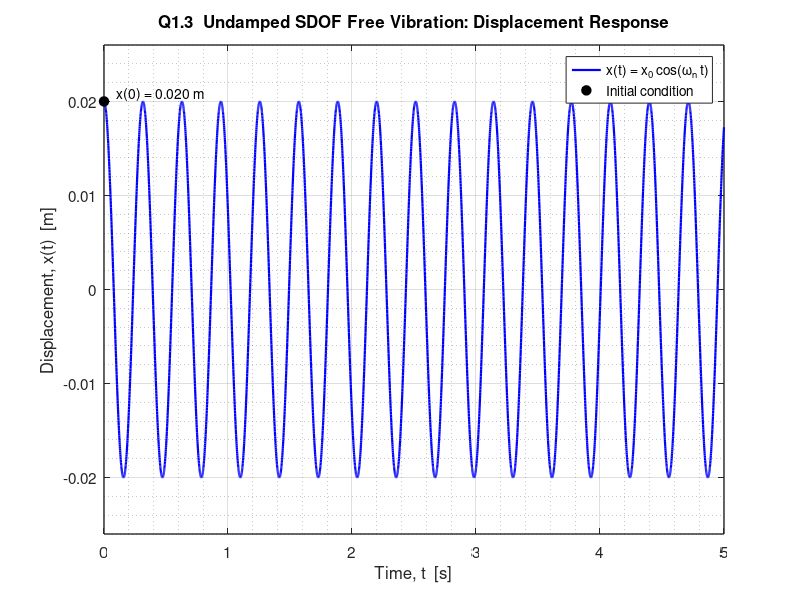
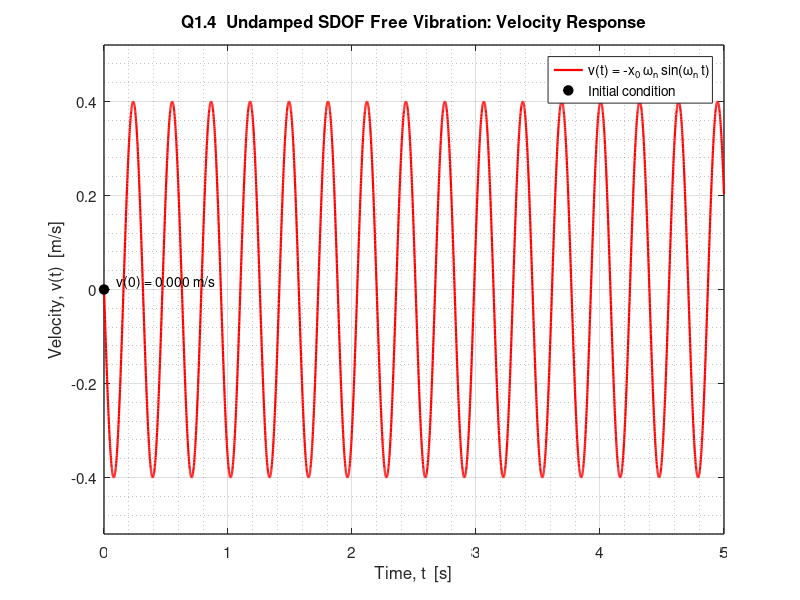

Write MATLAB code to recreate these figures, in order. (Note: this script raises an error after producing the figures.)
%% ========================================================================
%  SME3701 - ASSIGNMENT 1, QUESTION 1
%  Undamped Free Vibration of a Single-Degree-of-Freedom (SDOF)
%  Mass-Spring System
%
%  Author      : [Mbalabu Israel Mbalabu 66926203]
%  Module      : SME3701 - Mechanical Vibrations
%  Institution : University of South Africa (UNISA)
%  Date        : [28/04/2026]
%
%  Description :
%      This script analyses the undamped free vibration response of a
%      single-degree-of-freedom (SDOF) mass-spring system. It computes the
%      natural angular frequency, displacement, velocity, and acceleration
%      responses, verifies energy conservation, and produces publication-
%      quality plots for each quantity.
%
%  Governing ODE :
%      m * x_ddot + k * x = 0
%
%  Analytical Solution (with v0 = 0) :
%      x(t) = x0 * cos(omega_n * t)
%      v(t) = -x0 * omega_n * sin(omega_n * t)
%      a(t) = -x0 * omega_n^2 * cos(omega_n * t)
% =========================================================================

%% ------------------------------------------------------------------------
%  HOUSEKEEPING - prepare a clean MATLAB environment
%  ------------------------------------------------------------------------
clear;            % Remove all variables from the workspace
clc;              % Clear the Command Window
close all;        % Close any figure windows from previous runs
format short g;   % Use compact, readable numerical output

%% ------------------------------------------------------------------------
%  SECTION 1 : SYSTEM PARAMETERS
%  ------------------------------------------------------------------------
m  = 5;           % Mass [kg]
k  = 2000;        % Spring stiffness [N/m]
x0 = 0.02;        % Initial displacement [m]
v0 = 0;           % Initial velocity [m/s]
c  = 0;           % Damping coefficient [N.s/m] (zero for this problem)

% Validate inputs to ensure the script fails gracefully on bad data
%%
% 
%   for x = 1:10
%       disp(x)
%   end
% 
assert(m  > 0, 'Mass must be positive.');
assert(k  > 0, 'Stiffness must be positive.');
assert(c >= 0, 'Damping coefficient cannot be negative.');

%% ------------------------------------------------------------------------
%  1.1  NATURAL ANGULAR FREQUENCY
%  For an undamped SDOF system: omega_n = sqrt(k/m)
%  ------------------------------------------------------------------------
omega_n = sqrt(k/m);          % Natural angular frequency [rad/s]
f_n     = omega_n/(2*pi);     % Natural cyclic frequency [Hz]
T_n     = 1/f_n;              % Natural period [s]
zeta    = c/(2*sqrt(k*m));    % Damping ratio (dimensionless) - zero here

% Pretty-printed results to the Command Window
fprintf('\n==========================================================\n');
fprintf('  SME3701 - Q1 : Undamped SDOF Free Vibration Analysis\n');
fprintf('==========================================================\n');
fprintf('  System Parameters\n');
fprintf('    Mass, m              = %8.4f kg\n',   m);
fprintf('    Stiffness, k         = %8.4f N/m\n',  k);
fprintf('    Initial disp., x0    = %8.4f m\n',    x0);
fprintf('    Initial vel., v0     = %8.4f m/s\n',  v0);
fprintf('----------------------------------------------------------\n');
fprintf('  1.1  Natural Frequency Results\n');
fprintf('    Angular freq., wn    = %8.4f rad/s\n', omega_n);
fprintf('    Cyclic freq., fn     = %8.4f Hz\n',    f_n);
fprintf('    Period, Tn           = %8.4f s\n',     T_n);
fprintf('    Damping ratio, zeta  = %8.4f\n',       zeta);
fprintf('----------------------------------------------------------\n');

%% ------------------------------------------------------------------------
%  1.2  DISPLACEMENT  x(t) = x0 * cos(omega_n * t)
%  Use a fine time step so the sinusoid is rendered smoothly.
%  ------------------------------------------------------------------------
dt = 1e-3;                                 % Time step [s]
t  = 0:dt:5;                               % Time vector 0 to 5 s
x  = x0 * cos(omega_n * t);                % Displacement [m]

%% ------------------------------------------------------------------------
%  1.4  VELOCITY  v(t) = -x0 * omega_n * sin(omega_n * t)
%  Obtained analytically by differentiating x(t).
%  Acceleration is computed for completeness and the energy check below.
%  ------------------------------------------------------------------------
v = -x0 * omega_n    * sin(omega_n * t);   % Velocity [m/s]
a = -x0 * omega_n^2  * cos(omega_n * t);   % Acceleration [m/s^2]

% Peak amplitudes (theoretical)
v_max = x0 * omega_n;                      % Peak velocity [m/s]
a_max = x0 * omega_n^2;                    % Peak acceleration [m/s^2]

fprintf('  1.4  Velocity Results\n');
fprintf('    Peak velocity        = %8.4f m/s\n',     v_max);
fprintf('    Peak acceleration    = %8.4f m/s^2\n',   a_max);
fprintf('----------------------------------------------------------\n');

%% ------------------------------------------------------------------------
%  ENERGY CONSERVATION CHECK
%  In an undamped system, KE + PE must remain constant in time.
%  ------------------------------------------------------------------------
KE     = 0.5 * m * v.^2;        % Kinetic energy [J]
PE     = 0.5 * k * x.^2;        % Potential energy [J]
E_tot  = KE + PE;               % Total mechanical energy [J]
E_var  = max(E_tot) - min(E_tot);

fprintf('  Energy Conservation Check\n');
fprintf('    Mean total energy    = %12.6f J\n', mean(E_tot));
fprintf('    Energy variation     = %12.3e J  (numerical noise)\n', E_var);
fprintf('==========================================================\n\n');

%% ------------------------------------------------------------------------
%  COMMON PLOT STYLING
%  Centralised settings keep all figures visually consistent.
%  ------------------------------------------------------------------------
lw     = 1.6;                   % Line width
fs_ax  = 12;                    % Axis label font size
fs_ttl = 13;                    % Title font size
fs_leg = 11;                    % Legend font size

%% ------------------------------------------------------------------------
%  1.3  PLOT : DISPLACEMENT vs TIME
%  ------------------------------------------------------------------------
figure('Name','Q1.3 Displacement vs Time', ...
       'Color','w','Position',[100 550 850 380]);
plot(t, x, 'b-', 'LineWidth', lw); hold on;

% Annotate the initial condition point on the curve
plot(0, x0, 'ko', 'MarkerSize', 7, 'MarkerFaceColor', 'k');
text(0.05, x0, sprintf('  x(0) = %.3f m', x0), ...
     'FontSize', 10, 'VerticalAlignment','bottom');

grid on; grid minor;
xlabel('Time, t  [s]',                 'FontSize', fs_ax);
ylabel('Displacement, x(t)  [m]',      'FontSize', fs_ax);
title('Q1.3  Undamped SDOF Free Vibration: Displacement Response', ...
      'FontSize', fs_ttl);
legend('x(t) = x_0 cos(\omega_n t)', 'Initial condition', ...
       'Location','northeast','FontSize',fs_leg);
xlim([0 5]);
ylim([-1.30*x0, 1.30*x0]);
set(gca,'FontSize',11,'LineWidth',1.0,'Box','on');

%% ------------------------------------------------------------------------
%  1.4  PLOT : VELOCITY vs TIME
%  ------------------------------------------------------------------------
figure('Name','Q1.4 Velocity vs Time', ...
       'Color','w','Position',[100 100 850 380]);
plot(t, v, 'r-', 'LineWidth', lw); hold on;
plot(0, v0, 'ko', 'MarkerSize', 7, 'MarkerFaceColor', 'k');
text(0.05, v0, sprintf('  v(0) = %.3f m/s', v0), ...
     'FontSize', 10, 'VerticalAlignment','bottom');

grid on; grid minor;
xlabel('Time, t  [s]',                 'FontSize', fs_ax);
ylabel('Velocity, v(t)  [m/s]',        'FontSize', fs_ax);
title('Q1.4  Undamped SDOF Free Vibration: Velocity Response', ...
      'FontSize', fs_ttl);
legend('v(t) = -x_0 \omega_n sin(\omega_n t)', 'Initial condition', ...
       'Location','northeast','FontSize',fs_leg);
xlim([0 5]);
ylim([-1.30*v_max, 1.30*v_max]);
set(gca,'FontSize',11,'LineWidth',1.0,'Box','on');

%% ------------------------------------------------------------------------
%  BONUS PLOT : COMBINED DISPLACEMENT & VELOCITY (PHASE COMPARISON)
%  Uses two y-axes so the 90 degree phase lead is clearly visible.
%  ------------------------------------------------------------------------
figure('Name','Phase Comparison: x(t) and v(t)', ...
       'Color','w','Position',[975 550 850 380]);
yyaxis left
plot(t, x, 'b-', 'LineWidth', lw);
ylabel('Displacement, x(t)  [m]','FontSize',fs_ax);
ylim([-1.30*x0, 1.30*x0]);

yyaxis right
plot(t, v, 'r-', 'LineWidth', lw);
ylabel('Velocity, v(t)  [m/s]','FontSize',fs_ax);
ylim([-1.30*v_max, 1.30*v_max]);

grid on; grid minor;
xlabel('Time, t  [s]','FontSize',fs_ax);
title('Phase Comparison: Velocity Leads Displacement by \pi/2', ...
      'FontSize',fs_ttl);
legend('Displacement x(t)','Velocity v(t)', ...
       'Location','northeast','FontSize',fs_leg);
xlim([0 1]);   % Zoom to first second for clarity
set(gca,'FontSize',11,'LineWidth',1.0,'Box','on');

%% ------------------------------------------------------------------------
%  BONUS PLOT : ENERGY CONSERVATION
%  ------------------------------------------------------------------------
figure('Name','Energy Conservation Check', ...
       'Color','w','Position',[975 100 850 380]);
plot(t, KE,    'r-',  'LineWidth', lw); hold on;
plot(t, PE,    'b-',  'LineWidth', lw);
plot(t, E_tot, 'k--', 'LineWidth', lw);
grid on; grid minor;
xlabel('Time, t  [s]',             'FontSize', fs_ax);
ylabel('Energy  [J]',              'FontSize', fs_ax);
title('Energy Exchange in Undamped SDOF System','FontSize',fs_ttl);
legend('Kinetic energy, KE','Potential energy, PE', ...
       'Total energy, E = KE + PE', ...
       'Location','east','FontSize',fs_leg);
xlim([0 1]);
ylim([0, 1.15*max(E_tot)]);
set(gca,'FontSize',11,'LineWidth',1.0,'Box','on');

%% ------------------------------------------------------------------------
%  EXPORT FIGURES TO HIGH-RESOLUTION PNG FILES (FOR THE REPORT)
%  Comment out this block if you do not want files saved automatically.
%  ------------------------------------------------------------------------
try
    exportgraphics(figure(1), 'Q1_3_Displacement.png',     'Resolution', 300);
    exportgraphics(figure(2), 'Q1_4_Velocity.png',         'Resolution', 300);
    exportgraphics(figure(3), 'Q1_PhaseComparison.png',    'Resolution', 300);
    exportgraphics(figure(4), 'Q1_EnergyConservation.png', 'Resolution', 300);
    fprintf('  Figures exported successfully to the current folder.\n\n');
catch ME
    fprintf('  [Warning] Figure export skipped: %s\n\n', ME.message);
end

%% ========================================================================
%  END OF SCRIPT
% =========================================================================
